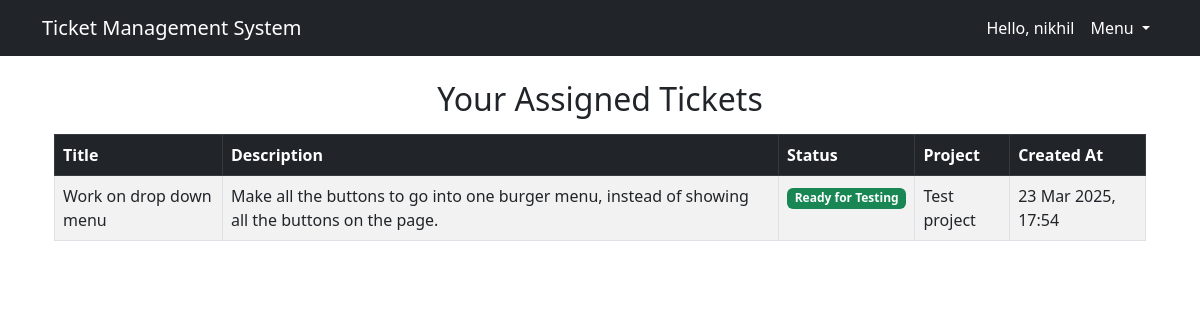
Page / (signed in) on the committed database.
### tracker/models.py (models this page shows, shortened)
class Bug(models.Model):
    STATUS_CHOICES = [
        ('Open', 'Open'),
        ('In Progress', 'In Progress'),
        ('Ready for Testing', 'Ready for Testing'),
        ('Reopened', 'Reopened'),
        ('Moved to UAT', 'Moved to UAT'),
        ('Moved to Production', 'Moved to Production'),
        ('Resolved', 'Resolved'),
        ('Closed', 'Closed'),
    ]
    title = models.CharField(max_length=200)
    description = models.TextField()
    status = models.CharField(max_length=20, choices=STATUS_CHOICES, default='Open')
    created_at = models.DateTimeField(auto_now_add=True)
    assigned_to = models.ForeignKey(User, on_delete=models.SET_NULL, null=True, blank=True, related_name='assigned_to')
    modified_at = models.DateTimeField(auto_now=True)
    modified_by = models.ForeignKey(User, on_delete=models.SET_NULL, null=True, blank=True, related_name='modified_by')
    created_by = models.ForeignKey(User, on_delete=models.SET_NULL, null=True, blank=True, related_name='created_by')
    project = models.ForeignKey(Project, on_delete=models.CASCADE)

class Project(models.Model):
    name = models.CharField(max_length=200)
    description = models.TextField()
    created_at = models.DateTimeField(auto_now_add=True)

### tracker/views.py (the view)
# urls.py: path('', views.home, name='home'),
@login_required
def home(request):
    if request.user.is_superuser:
        user_bugs = Bug.objects.all()
    else:
        user_bugs = Bug.objects.filter(assigned_to=request.user)
    return render(request, 'tracker/home.html', {'bugs': user_bugs})

### tracker/templates/tracker/home.html
{% extends 'tracker/base.html' %}
{% block content %}
<div class="container mt-4">
    {% if request.user.is_superuser %}
        <h2 class="text-center">All Tickets</h2>
    {% else %}
        <h2 class="text-center">Your Assigned Tickets</h2>
    {% endif %}
    {% if bugs %}
        <table class="table table-striped table-bordered mt-3">
            <thead class="table-dark">
                <tr>
                    <th>Title</th>
                    <th>Description</th>
                    <th>Status</th>
                    <th>Project</th>
                    <th>Created At</th>
                </tr>
            </thead>
            <tbody>
                {% for bug in bugs %}
                <tr>
                    <td>{{ bug.title }}</td>
                    <td>{{ bug.description }}</td>
                    <td><span class="badge bg-{% if bug.status == 'Open' %}danger{% elif bug.status == 'In Progress' %}warning{% else %}success{% endif %}">
                        {{ bug.status }}</span></td>
                    <td>{{ bug.project.name }}</td>
                    <td>{{ bug.created_at|date:"d M Y, H:i" }}</td>
                </tr>
                {% endfor %}
            </tbody>
        </table>
    {% else %}
        <p class="text-center text-muted">No bugs assigned to you yet.</p>
    {% endif %}
</div>
{% endblock %}

### tracker/templates/tracker/base.html (shortened to what this page needs)
<!DOCTYPE html>
<html lang="en">
<head>
    <link rel="stylesheet" href="https://cdn.jsdelivr.net/npm/bootstrap@5.3.0/dist/css/bootstrap.min.css">
</head>
<body>
    <nav class="navbar navbar-expand-lg navbar-dark bg-dark">
        <div class="container">
            <a class="navbar-brand" href="{% url 'home' %}">Ticket Management System</a>
            <div class="collapse navbar-collapse justify-content-end" id="navbarNav">
                <ul class="navbar-nav">
                    {% if user.is_authenticated %}
                        <li class="nav-item">
                            <span class="nav-link text-white">Hello, {{ user.username }}</span>
                        </li>
                        <li class="nav-item dropdown">
                            <a class="nav-link dropdown-toggle text-white" href="#" id="dropdownMenuButton2" role="button" data-bs-toggle="dropdown" aria-expanded="false">
                                Menu
                            </a>
                        </li>
                    {% else %}
                        <li class="nav-item">
                            <a class="nav-link btn btn-primary text-white" href="{% url 'login' %}">Login</a>
                        </li>
                    {% endif %}
                </ul>
            </div>
        </div>
    </nav>
        <div class="container mt-4">
            {% block content %}
            {% endblock %}
        </div>
</body>
</html>

### rows in the picture
Bug: title "Work on drop down menu", description "Make all the buttons to go into one burger menu, instead of showing all the buttons on the page.", status "Ready for Testing", project.name "Test project", created_at "23 Mar 2025, 17:54"

### other values in the picture
{{ user.username }} "nikhil"
